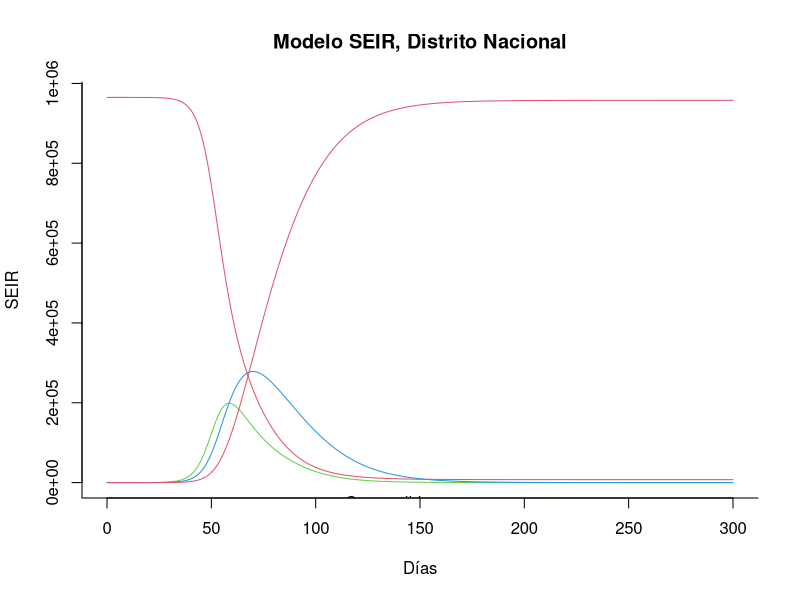
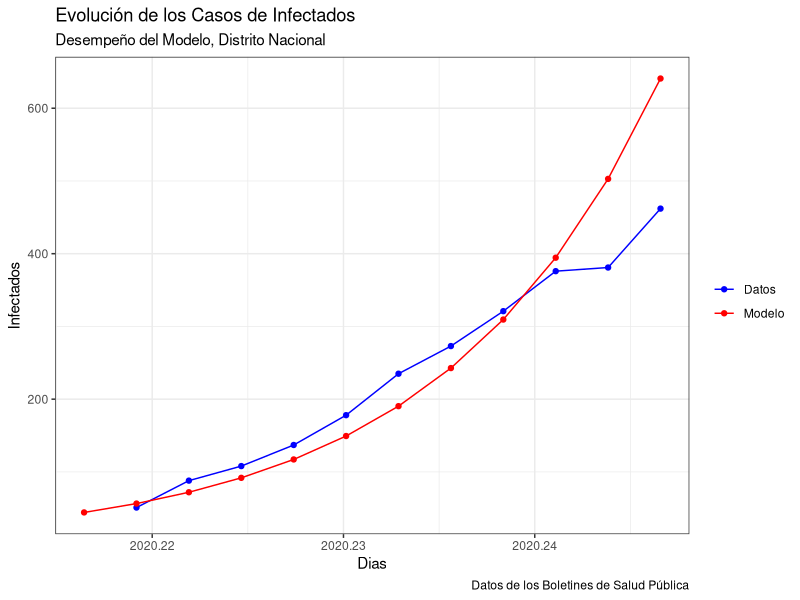
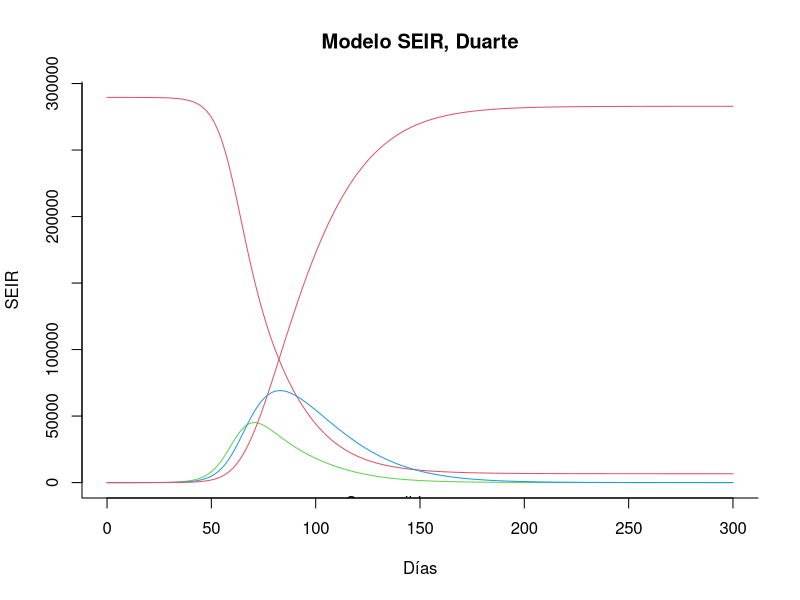
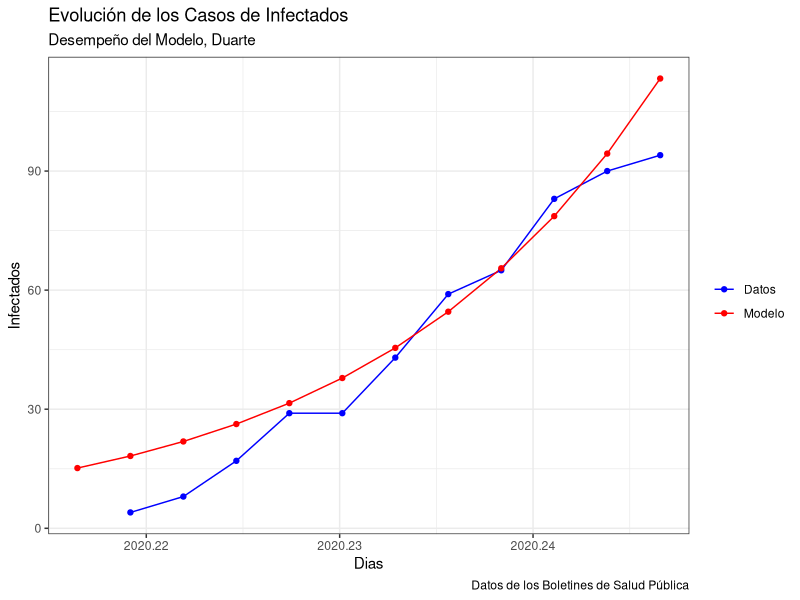
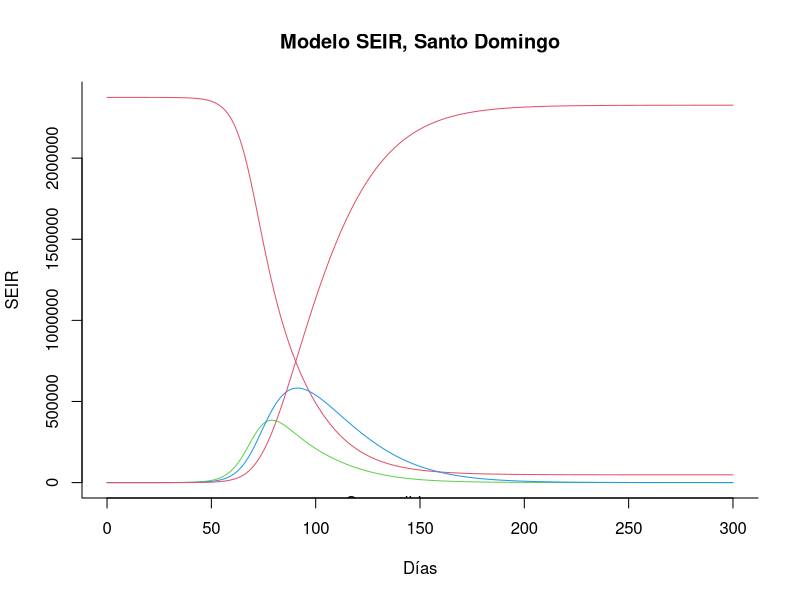
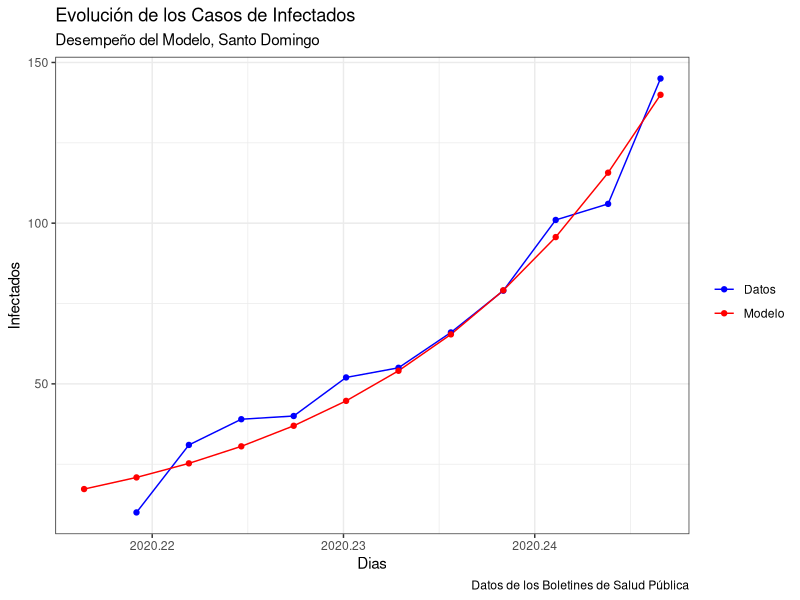
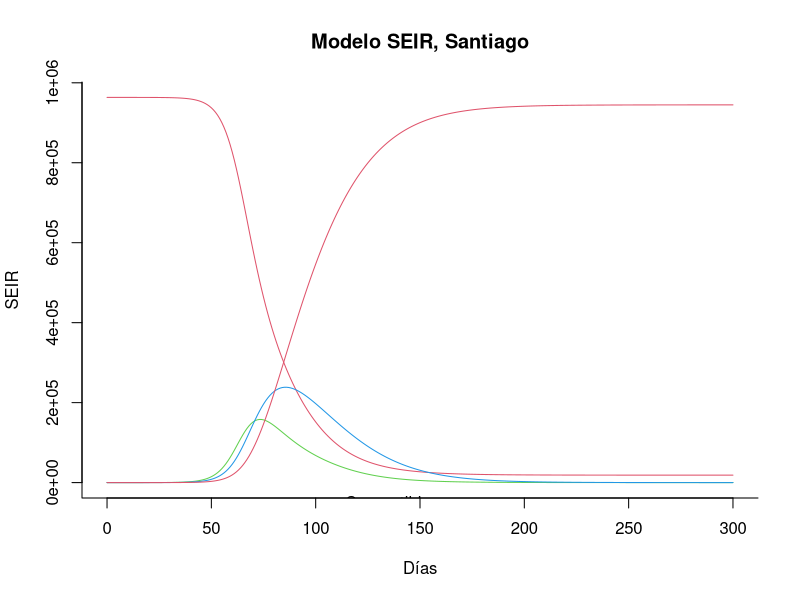
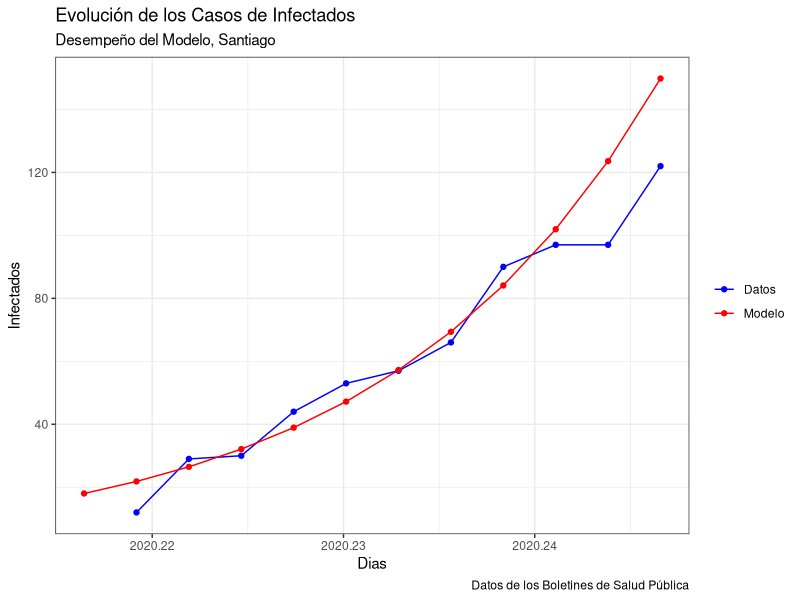

Write R code to recreate these figures, in order.

########## Codigo: Modelo SEIR COVID19: Republica Dominicana, con Analisis de Politicas de Movibildad######
#########  Francisco A. Ramírez / Vicente Peña Peralta
#########  Universidad Autónoma de Santo Domingo
rm(list=ls())
#Librerias a utilizar
library(deSolve)
library(ggplot2)
library(tseries)
library(forecast)
library(readxl)

d    <- ts(read_excel("data_para_politicas.xlsx"),freq =365, start = c(2020,62))


#Modelo SEIR

modelo_seir = function (valores_iniciales, valores_estado, parametros)
{
  # creamos las variables de estados
  S_DN = valores_estado [1]        # susceptibles
  S_DU = valores_estado [2]
  S_SD = valores_estado [3]
  S_ST = valores_estado [4]
  S_RE = valores_estado [5]
  
  E_DN = valores_estado [6]
  E_DU = valores_estado [7]
  E_SD = valores_estado [8]
  E_ST = valores_estado [9]
  E_RE = valores_estado [10]
  
  I_DN = valores_estado [11]
  I_DU = valores_estado [12]
  I_SD = valores_estado [13]
  I_ST = valores_estado [14]
  I_RE = valores_estado [15]
  
  R_DN = valores_estado [16]        # recuperados
  R_DU = valores_estado [17]        # recuperados
  R_SD = valores_estado [18]        # recuperados
  R_ST = valores_estado [19]        # recuperados
  R_RE = valores_estado [20]        # recuperados
  
  S    = valores_estado [21]
  E    = valores_estado [22]
  I    = valores_estado [23]
  R    = valores_estado [24]
  
  with ( 
    as.list (parametros), 
    {
      b_dn = b0_dn*(1-a0_dn)*(1-0.05*I_DN)^k0_dn
      b_sd = b0_sd*(1-a0_sd)*(1-0.05*I_SD)^k0_sd
      b_du = b0_du*(1-a0_du)*(1-0.05*I_DU)^k0_du
      b_st = b0_st*(1-a0_st)*(1-0.05*I_ST)^k0_st
      b_re = b0_re*(1-a0_re)*(1-0.05*I_RE)^k0_re
      
      # derivadas parciales
      dS_DN = (-b_dn * S_DN * I_DN)
      dS_DU = (-b_du * S_DU * I_DU)
      dS_SD = (-b_sd * S_SD * I_SD)
      dS_ST = (-b_st * S_ST * I_ST)
      dS_RE = (-b_re * S_RE * I_RE)
      
      dE_DN = (b_dn * S_DN * I_DN) - (delta * E_DN)
      dE_DU = (b_du * S_DU * I_DU) - (delta * E_DU)
      dE_SD = (b_sd * S_SD * I_SD) - (delta * E_SD)
      dE_ST = (b_st * S_ST * I_ST) - (delta * E_ST)
      dE_RE = (b_re * S_RE * I_RE) - (delta * E_RE)
      
      dI_DN = (delta * E_DN) - (gamma * I_DN)
      dI_DU = (delta * E_DU) - (gamma * I_DU)
      dI_SD = (delta * E_SD) - (gamma * I_SD)
      dI_ST = (delta * E_ST) - (gamma * I_ST)
      dI_RE = (delta * E_RE) - (gamma * I_RE)
      
      dR_DN = (gamma * I_DN)
      dR_DU = (gamma * I_DU)
      dR_SD = (gamma * I_SD)
      dR_ST = (gamma * I_ST)
      dR_RE = (gamma * I_RE)
      
      dS = dS_DN + dS_DU + dS_SD + dS_ST + dS_RE
      dE = dE_DN + dE_DU + dE_SD + dE_ST + dE_RE
      dI = dI_DN + dI_DU + dI_SD + dI_ST + dI_RE
      dR = dR_DN + dR_DU + dR_SD + dR_ST + dR_RE
      
      # resultados 
      results = c (dS_DN, dS_DU, dS_SD, dS_ST, dS_RE,
                   dE_DN, dE_DU, dE_SD, dE_ST, dE_RE, 
                   dI_DN, dI_DU, dI_SD, dI_ST, dI_RE, 
                   dR_DN, dR_DU, dR_SD, dR_ST, dR_RE,
                   dS, dE, dI, dR)
      list (results)
    }
  )
}



#Parametros Calibrados Generales
period_laten <- 14            # periodo latente
period_incu  <- 7              # periodo incubacion del virus 
gamma_value  <- 1 / period_laten
delta_value  <- 1 / period_incu
tiempo_disc <- seq (0, 300, by=1)

a0_dn  <- 0
a0_du  <- 0
a0_sd  <- 0
a0_st  <- 0
a0_re  <- 0

b0_dn  <- 0.85 
b0_du  <- 0.58
b0_sd  <- 0.61
b0_st  <- 0.62
b0_re  <- 0.72
  
k0_dn  <- 100
k0_du  <- 100
k0_sd  <- 100
k0_st  <- 100
k0_re  <- 100

p <- c(a0_dn = a0_dn, a0_du = a0_du, a0_sd = a0_sd, a0_st = a0_st, a0_re = a0_re,
       b0_dn = b0_dn, b0_du = b0_du, b0_sd = b0_sd, b0_st = b0_st, b0_re = b0_re,
       k0_dn = k0_dn, k0_du = k0_du, k0_sd = k0_sd, k0_st = k0_st, k0_re = k0_re,
       gamma = gamma_value, delta = delta_value)
#Suceptibles
W_DN <- 965040
W_DU <- 289574
W_SD <- 2374370
W_ST <- 963422
W_RE <- 4852875
W    <- W_DN + W_DU + W_SD + W_ST + W_RE
#Expuestps
X_DN <- 0
X_DU <- 0
X_SD <- 0
X_ST <- 0
X_RE <- 0
X    <- X_DN + X_DU + X_SD + X_ST + X_RE 
#Infectados
Y_DN <- 1
Y_DU <- 1
Y_SD <- 1
Y_ST <- 1
Y_RE <- 1
Y    <- Y_DN + Y_DU + Y_SD + Y_ST + Y_RE
#Recuperados
Z_DN <- 0
Z_DU <- 0
Z_SD <- 0
Z_ST <- 0
Z_RE <- 0
Z   <- Z_DN + Z_DU + Z_SD + Z_ST +Z_RE
#Poblaciones
N_DN <- W_DN + X_DN + Y_DN + Z_DN
N_DU <- W_DU + X_DU + Y_DU + Z_DU
N_SD <- W_SD + X_SD + Y_SD + Z_SD
N_ST <- W_ST + X_ST + Y_ST + Z_ST
N_RE <- W_RE + X_RE + Y_RE + Z_RE 
N <- N_DN + N_DU + N_SD + N_ST + N_RE

valor_ini <- c(S_DN = W_DN/N_DN, S_DU = W_DU/N_DU, S_SD = W_SD/N_SD, S_ST = W_ST/N_ST, S_RE = W_RE/N_RE,
               E_DN = X_DN/N_DN, E_DU = X_DU/N_DU, E_SD = X_SD/N_SD, E_ST = X_ST/N_ST, E_RE = X_RE/N_RE,
               I_DN = Y_DN/N_DN, I_DU = Y_DU/N_DU, I_SD = Y_SD/N_SD, I_ST = Y_ST/N_ST, I_RE = Y_RE/N_RE,
               R_DN = Z_DN/N_DN, R_DU = Z_DU/N_DU, R_SD = Z_SD/N_SD, R_ST = Z_ST/N_ST, R_RE = Z_RE/N_RE, 
               S = W/N, E = X/N, I = Y/N, R = Z/N)

#valor_ini <- c(S_DN = W_DN/N, S_DU = W_DU/N, S_SD = W_SD/N, S_ST = W_ST/N, S_RE = W_RE/N,
#               E_DN = X_DN/N, E_DU = X_DU/N, E_SD = X_SD/N, E_ST = X_ST/N, E_RE = X_RE/N,
#               I_DN = Y_DN/N, I_DU = Y_DU/N, I_SD = Y_SD/N, I_ST = Y_ST/N, I_RE = Y_RE/N,
#               R_DN = Z_DN/N, R_DU = Z_DU/N, R_SD = Z_SD/N, R_ST = Z_ST/N, R_RE = Z_RE/N)


#Simulacion
o  <-  ode(valor_ini, tiempo_disc, modelo_seir, p)
o  <- as.data.frame(o)
o$time <- NULL
st  <- ts(o, freq = 365, start = c(2020,62))
         


#----------------
#Distrito Nacional
#----------------

matplot(x = tiempo_disc, y = st[,c(1,6,11,16)]*N_DN, type = "l",
        xlab = "Días", ylab = "SEIR", main = "Modelo SEIR, Distrito Nacional",
        lwd = 1, lty = 1, bty = "l", col = 2:4)
legend(100, 0.7, c("Susceptibles", "Expuestos", "Infectados", "Recuperados"), 
       pch = 1, col = 2:4, bty = "n", cex = 1)

#Ajuste de los Casos Publicados por Salud Publica
s_dn <- ts(st[1:30,11]*N_DN,freq = 365, start = c(2020,62))
d_dn <- d[,2]

data_dn <-  window(cbind(d_dn,s_dn),start=c(2020,80))

data_dn %>% autoplot(xlab = "Dias",
                     ylab = "Infectados")+
  ggtitle(label = "Evolución de los Casos de Infectados",
          subtitle = "Desempeño del Modelo, Distrito Nacional")+
  labs(caption = "Datos de los Boletines de Salud Pública")+
  scale_color_manual( name = element_blank(), label = c("Datos", "Modelo"), values = c("blue", "red"))+
  theme_bw()+
  geom_point()



#----------------
#Duarte
#----------------

matplot(x = tiempo_disc, y = st[,c(2,7,12,17)]*N_DU, type = "l",
        xlab = "Días", ylab = "SEIR", main = "Modelo SEIR, Duarte",
        lwd = 1, lty = 1, bty = "l", col = 2:4)
legend(100, 0.7, c("Susceptibles", "Expuestos", "Infectados", "Recuperados"), 
       pch = 1, col = 2:4, bty = "n", cex = 1)

#Ajuste de los Casos Publicados por Salud Publica
s_du <- ts(st[1:30,12]*N_DU,freq = 365, start = c(2020,62))
d_du <- d[,3]

data_du <-  window(cbind(d_du,s_du),start=c(2020,80))

data_du %>% autoplot(xlab = "Dias",
                     ylab = "Infectados")+
  ggtitle(label = "Evolución de los Casos de Infectados",
          subtitle = "Desempeño del Modelo, Duarte")+
  labs(caption = "Datos de los Boletines de Salud Pública")+
  scale_color_manual( name = element_blank(), label = c("Datos", "Modelo"), values = c("blue", "red"))+
  theme_bw()+
  geom_point()


#----------------
#Santo Domingo
#----------------

matplot(x = tiempo_disc, y = st[,c(3,8,13,18)]*N_SD, type = "l",
        xlab = "Días", ylab = "SEIR", main = "Modelo SEIR, Santo Domingo",
        lwd = 1, lty = 1, bty = "l", col = 2:4)
legend(100, 0.7, c("Susceptibles", "Expuestos", "Infectados", "Recuperados"), 
       pch = 1, col = 2:4, bty = "n", cex = 1)

#Ajuste de los Casos Publicados por Salud Publica
s_sd <- ts(st[1:30,13]*N_SD,freq = 365, start = c(2020,62))
d_sd <- d[,4]

data_sd <-  window(cbind(d_sd,s_sd),start=c(2020,80))

data_sd %>% autoplot(xlab = "Dias",
                     ylab = "Infectados")+
  ggtitle(label = "Evolución de los Casos de Infectados",
          subtitle = "Desempeño del Modelo, Santo Domingo")+
  labs(caption = "Datos de los Boletines de Salud Pública")+
  scale_color_manual( name = element_blank(), label = c("Datos", "Modelo"), values = c("blue", "red"))+
  theme_bw()+
  geom_point()


#----------------
#Santiago
#----------------

matplot(x = tiempo_disc, y = st[,c(4,9,14,19)]*N_ST, type = "l",
        xlab = "Días", ylab = "SEIR", main = "Modelo SEIR, Santiago",
        lwd = 1, lty = 1, bty = "l", col = 2:4)
legend(100, 0.7, c("Susceptibles", "Expuestos", "Infectados", "Recuperados"), 
       pch = 1, col = 2:4, bty = "n", cex = 1)

#Ajuste de los Casos Publicados por Salud Publica
s_st <- ts(st[1:30,14]*N_ST,freq = 365, start = c(2020,62))
d_st <- d[,5]

data_st <-  window(cbind(d_st,s_st),start=c(2020,80))

data_st %>% autoplot(xlab = "Dias",
                     ylab = "Infectados")+
  ggtitle(label = "Evolución de los Casos de Infectados",
          subtitle = "Desempeño del Modelo, Santiago")+
  labs(caption = "Datos de los Boletines de Salud Pública")+
  scale_color_manual( name = element_blank(), label = c("Datos", "Modelo"), values = c("blue", "red"))+
  theme_bw()+
  geom_point()


#Resto del Pais
#----------------

matplot(x = tiempo_disc, y = st[,c(5,10,15,20)]*N_RE, type = "l",
        xlab = "Días", ylab = "SEIR", main = "Modelo SEIR, Resto del País",
        lwd = 1, lty = 1, bty = "l", col = 2:4)
legend(100, 0.7, c("Susceptibles", "Expuestos", "Infectados", "Recuperados"), 
       pch = 1, col = 2:4, bty = "n", cex = 1)

#Ajuste de los Casos Publicados por Salud Publica
s_re <- ts(st[1:30,15]*N_RE,freq = 365, start = c(2020,62))
d_re <- d[,6]

data_re <-  window(cbind(d_re,s_re),start=c(2020,80))

data_re %>% autoplot(xlab = "Dias",
                     ylab = "Infectados")+
  ggtitle(label = "Evolución de los Casos de Infectados",
          subtitle = "Desempeño del Modelo, Resto del País")+
  labs(caption = "Datos de los Boletines de Salud Pública")+
  scale_color_manual( name = element_blank(), label = c("Datos", "Modelo"), values = c("blue", "red"))+
  theme_bw()+
  geom_point()

#Graficando
#--------------
#Pais
#-------------

#Ajuste de los Casos Publicados por Salud Publica
s <- s_dn+s_du+s_re+s_sd+s_st
d_ <- d[,1]

data_ <-  window(cbind(d_,s),start=c(2020,80))

data_ %>% autoplot(xlab = "Dias",
                   ylab = "Infectados")+
  ggtitle(label = "Evolución de los Casos de Infectados",
          subtitle = "Desempeño del Modelo")+
  labs(caption = "Datos de los Boletines de Salud Pública")+
  scale_color_manual( name = element_blank(), label = c("Datos", "Modelo"), values = c("blue", "red"))+
  theme_bw()+
  geom_point()



## Analisis de las politicas
#Suceptibles
W_DN <- 965040
W_DU <- 289574
W_SD <- 2374370
W_ST <- 963422
W_RE <- 4852875
W    <- W_DN + W_DU + W_SD + W_ST + W_RE
#Expuestps
X_DN <- 0
X_DU <- 0
X_SD <- 0
X_ST <- 0
X_RE <- 0
X    <- X_DN + X_DU + X_SD + X_ST + X_RE 
#Infectados
Y_DN <- 462
Y_DU <- 94
Y_SD <- 145
Y_ST <- 122
Y_RE <- 286
Y    <- Y_DN + Y_DU + Y_SD + Y_ST + Y_RE
#Recuperados
Z_DN <- 0
Z_DU <- 0
Z_SD <- 0
Z_ST <- 0
Z_RE <- 0
Z   <- Z_DN + Z_DU + Z_SD + Z_ST +Z_RE
#Poblaciones
N_DN <- W_DN + X_DN + Y_DN + Z_DN
N_DU <- W_DU + X_DU + Y_DU + Z_DU
N_SD <- W_SD + X_SD + Y_SD + Z_SD
N_ST <- W_ST + X_ST + Y_ST + Z_ST
N_RE <- W_RE + X_RE + Y_RE + Z_RE 
N <- N_DN + N_DU + N_SD + N_ST + N_RE

valor_ini <- c(S_DN = W_DN/N_DN, S_DU = W_DU/N_DU, S_SD = W_SD/N_SD, S_ST = W_ST/N_ST, S_RE = W_RE/N_RE,
               E_DN = X_DN/N_DN, E_DU = X_DU/N_DU, E_SD = X_SD/N_SD, E_ST = X_ST/N_ST, E_RE = X_RE/N_RE,
               I_DN = Y_DN/N_DN, I_DU = Y_DU/N_DU, I_SD = Y_SD/N_SD, I_ST = Y_ST/N_ST, I_RE = Y_RE/N_RE,
               R_DN = Z_DN/N_DN, R_DU = Z_DU/N_DU, R_SD = Z_SD/N_SD, R_ST = Z_ST/N_ST, R_RE = Z_RE/N_RE, 
               S = W/N, E = X/N, I = Y/N, R = Z/N)


### Escenario 1: Cuarentena total en DN y Duarte, y parcial resto del pais
a0_dn  <- 0.8
a0_du  <- 0.8
a0_sd  <- 0.4
a0_st  <- 0.4
a0_re  <- 0.4

p_e1 <- c(a0_dn = a0_dn, a0_du = a0_du, a0_sd = a0_sd, a0_st = a0_st, a0_re = a0_re,
       b0_dn = b0_dn, b0_du = b0_du, b0_sd = b0_sd, b0_st = b0_st, b0_re = b0_re,
       k0_dn = k0_dn, k0_du = k0_du, k0_sd = k0_sd, k0_st = k0_st, k0_re = k0_re,
       gamma = gamma_value, delta = delta_value)

oe1  <-  ode(valor_ini, tiempo_disc, modelo_seir, p_e1)
oe1  <- as.data.frame(oe1)
oe1$time <- NULL

st_e1  <- ts(oe1, freq = 365, start = c(2020,62))

s_dn_e1 <- ts(st_e1[1:15,11]*N_DN,freq = 365, start = c(2020,62))
s_du_e1 <- ts(st_e1[1:15,12]*N_DU,freq = 365, start = c(2020,62))
s_sd_e1 <- ts(st_e1[1:15,13]*N_SD,freq = 365, start = c(2020,62))
s_st_e1 <- ts(st_e1[1:15,14]*N_ST,freq = 365, start = c(2020,62))
s_re_e1 <- ts(st_e1[1:15,15]*N_RE,freq = 365, start = c(2020,62))
s_e1 <- s_dn_e1 + s_du_e1 + s_re_e1 + s_sd_e1 + s_st_e1



### Escenario 2: Cuarentena todo el pais

a0_dn  <- 0.8
a0_du  <- 0.8
a0_sd  <- 0.8
a0_st  <- 0.8
a0_re  <- 0.8

p_e2 <- c(a0_dn = a0_dn, a0_du = a0_du, a0_sd = a0_sd, a0_st = a0_st, a0_re = a0_re,
          b0_dn = b0_dn, b0_du = b0_du, b0_sd = b0_sd, b0_st = b0_st, b0_re = b0_re,
          k0_dn = k0_dn, k0_du = k0_du, k0_sd = k0_sd, k0_st = k0_st, k0_re = k0_re,
          gamma = gamma_value, delta = delta_value)

oe2  <-  ode(valor_ini, tiempo_disc, modelo_seir, p_e2)
oe2  <- as.data.frame(oe2)
oe2$time <- NULL
st_e2  <- ts(oe2, freq = 365, start = c(2020,62))

s_dn_e2 <- ts(st_e2[1:15,11]*N_DN,freq = 365, start = c(2020,62))
s_du_e2 <- ts(st_e2[1:15,12]*N_DU,freq = 365, start = c(2020,62))
s_sd_e2 <- ts(st_e2[1:15,13]*N_SD,freq = 365, start = c(2020,62))
s_st_e2 <- ts(st_e2[1:15,14]*N_ST,freq = 365, start = c(2020,62))
s_re_e2 <- ts(st_e2[1:15,15]*N_RE,freq = 365, start = c(2020,62))
s_e2 <- s_dn_e2 + s_du_e2 + s_re_e2 + s_sd_e2 + s_st_e2



### Graficando

#data  <- ts(read_excel("datos_salud_publica.xlsx"),freq =365, start = c(2020,62))
startna <- ts(rep(NA,13), start = c(2020,62))
esc1 <- ts(c(d[18:30,1],s_e1[1:15]),freq = 365, start = c(2020,62))
esc2 <- ts(c(startna,s_e2[1:15]),freq = 365, start = c(2020,62))


autoplot(cbind(esc1,esc2),
         xlab = "Días desde la medida",
         ylab = "Infectados")+
  ggtitle(label = "Impacto de las Medidas de Movibilidad sobre Dinámica de los Infectados",
          subtitle = "Simulaciones Modelo SEIR")+
  geom_point(size =1)+
  #labs(caption = "Datos de los Boletines de Salud Pública")+
  scale_color_manual( name = "Medidas de Distanciamiento", label = c("Escenario 1", "Escenario 2"), 
                      values = c("black","red","green", "blue"))+
  theme_bw()+
  theme(legend.position = "top")
